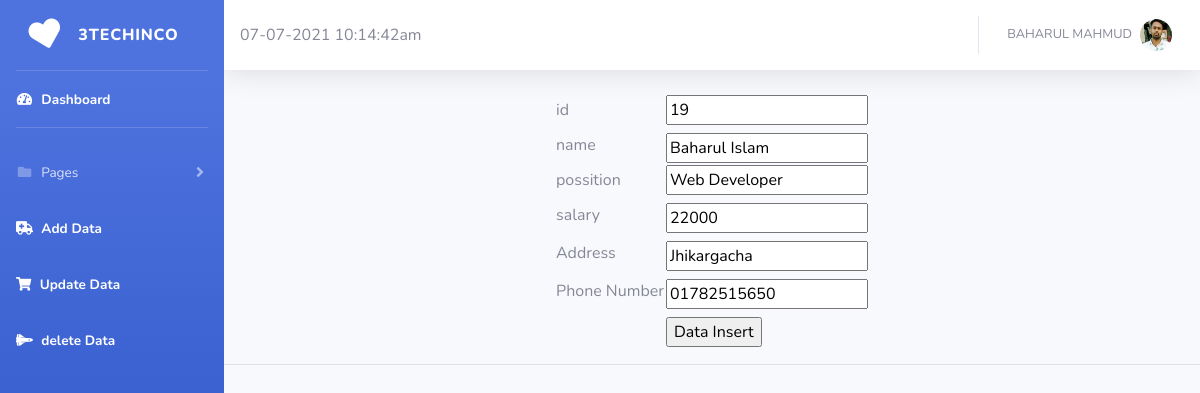
The page /help_edit.php?id=19 on the database its author committed.
### tables this page shows
CREATE TABLE `members` (
  `memberID` int(11) NOT NULL,
  `name` varchar(200) DEFAULT NULL,
  `id` varchar(11) DEFAULT NULL,
  `possition` varchar(50) DEFAULT NULL,
  `salary` varchar(50) DEFAULT NULL,
  `address` varchar(50) DEFAULT NULL,
  `date` varchar(50) DEFAULT NULL,
  `taka` varchar(200) DEFAULT NULL,
  `phone_number` varchar(50) DEFAULT NULL,
  `username` varchar(255) NOT NULL,
  `password` varchar(255) NOT NULL,
  `email` varchar(255) NOT NULL,
  `active` varchar(255) NOT NULL,
  `resetToken` varchar(255) DEFAULT NULL,
  `resetComplete` varchar(3) DEFAULT 'No'
);

### help_edit.php (the view, shortened to what this page needs)
<?php require('includes/config.php'); ?>
<?php require 'sidebar.php'; ?>
<?php require 'header.php'; ?>
	<?php
		if (isset($_GET['id'])) {
			 $id = $_GET['id'];
	$query =  "SELECT * FROM members WHERE id =$id";
	$data = $db->query($query);
		foreach($data as $row){
				$id = $row['id'];
				$name = $row['name'];
				$possition = $row['possition'];
				$salary = $row['salary'];
				$address = $row['address'];
				$phone_number = $row['phone_number'];
	 ?>
<center>
	<form action="" method="post">
		<table>
			<tr>
				<td>id</td>
				<td><input type="text" name="id" value="<?php echo  $id?>"></td>
			</tr>
			<tr>
				<td>name</td>
				<td><input type="text" name='name' style="margin-top: 6px" value="<?php echo $name; ?>"></td>
			</tr>
			<tr>
				<td>possition</td>
				<td><input type="text" name="possition" value="<?php echo  $possition?>"></td>
			</tr>
			<tr>
				<td>salary</td>
				<td><input type="text" name='salary' style="margin-top: 6px" value="<?php echo $salary; ?>"></td>
			</tr>
			<tr>
				<td>Address</td>
				<td><input type="text" name='address' style="margin-top: 6px" value="<?php echo $address; ?>"></td>
			</tr>
			<tr>
				<td>Phone Number</td>
				<td><input type="text" name='phone_number' style="margin-top: 6px" value="<?php echo $phone_number; ?>"></td>
			</tr>
			<tr>
				<td></td>
				<td><input type="submit" name="save" value="Data Insert" style="margin-top: 6px"></td>
			</tr>
		</table>
		<hr>
<?php }} ?>
	</form>
</center>

### rows shown on the page
members: id "19", name "Baharul Islam", possition "Web Developer", salary "22000", address "Jhikargacha", phone_number "01782515650"
